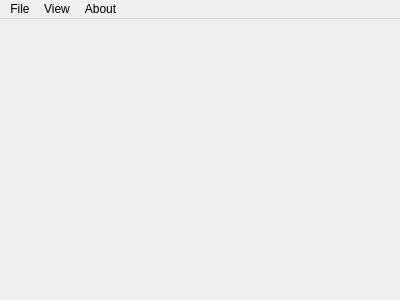
<?xml version="1.0" encoding="UTF-8"?>
<ui version="4.0">
 <class>MainWindow</class>
 <widget class="QMainWindow" name="MainWindow">
  <property name="geometry">
   <rect>
    <x>0</x>
    <y>0</y>
    <width>400</width>
    <height>300</height>
   </rect>
  </property>
  <property name="windowTitle">
   <string>MainWindow</string>
  </property>
  <widget class="QWidget" name="centralWidget"/>
  <widget class="QMenuBar" name="menuBar">
   <property name="geometry">
    <rect>
     <x>0</x>
     <y>0</y>
     <width>400</width>
     <height>22</height>
    </rect>
   </property>
   <widget class="QMenu" name="menuFile">
    <property name="title">
     <string>File</string>
    </property>
    <addaction name="actionExit"/>
   </widget>
   <widget class="QMenu" name="menuView">
    <property name="title">
     <string>View</string>
    </property>
    <addaction name="actionContentList"/>
    <addaction name="actionDemo_2"/>
    <addaction name="actionDemo_3"/>
   </widget>
   <widget class="QMenu" name="menuAbout">
    <property name="title">
     <string>About</string>
    </property>
   </widget>
   <addaction name="menuFile"/>
   <addaction name="menuView"/>
   <addaction name="menuAbout"/>
  </widget>
  <action name="actionAddSectionContent">
   <property name="text">
    <string>Add SectionContent</string>
   </property>
  </action>
  <action name="actionContentList">
   <property name="text">
    <string>Contents...</string>
   </property>
  </action>
  <action name="actionDemo_2">
   <property name="text">
    <string>Demo 2</string>
   </property>
  </action>
  <action name="actionDemo_3">
   <property name="text">
    <string>Demo 3</string>
   </property>
  </action>
  <action name="actionExit">
   <property name="text">
    <string>Exit</string>
   </property>
  </action>
 </widget>
 <layoutdefault spacing="6" margin="11"/>
 <resources/>
 <connections/>
</ui>
